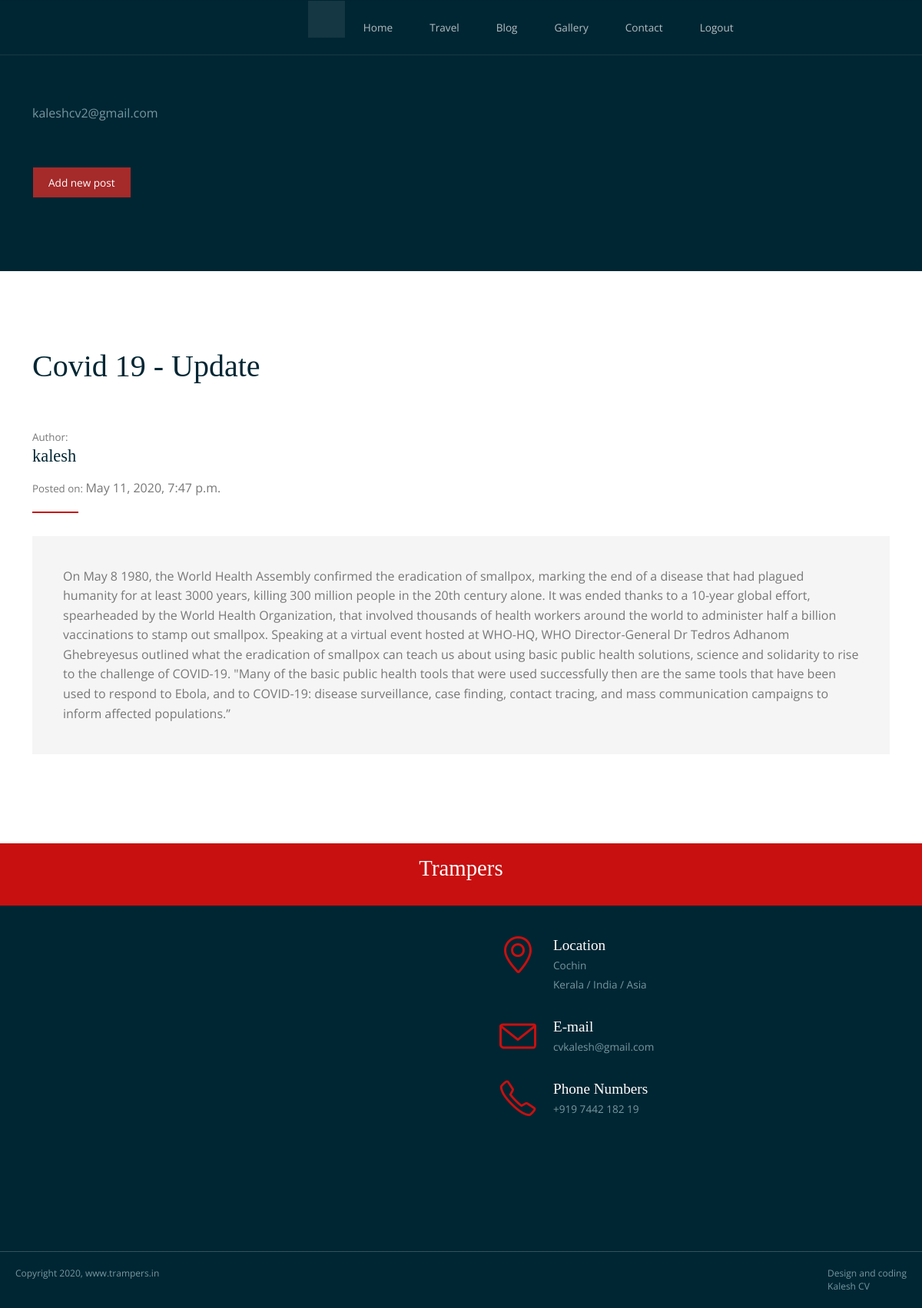
The app's page /profile (signed in) with its own data.
### user/models.py (models this page shows)
class Postnew(models.Model):
    post_title=models.CharField(max_length=100)
    post_content=models.TextField()
    post_image=models.ImageField(null=True,upload_to='static/post_images')
    post_date=models.DateTimeField(default=datetime.datetime.now())
    post_owner=models.CharField(max_length=100)

### user/views.py (the view)
# urls.py: path('profile',profile, name='profile'),
def profile(req):
    template = loader.get_template('profile.html')
    all_post = Postnew.objects.all().order_by('post_date').reverse()
    data = {'posts': all_post}
    res = template.render(data, req)
    return HttpResponse(res)

### templates/profile.html (shortened to what this page needs)
{% extends 'base.html' %}
{% block main %}
{% load static %}
    <main role="main">
      <article>
        <header class="section background-dark">
          <div class="line">
            <p class="margin-bottom-0 text-size-16">{{user.email}}<br></p>
            <div class="s-12 m-12 l-2" style="margin-top:30px;" >
                <div ><a class="button button-black-stroke" href="post" style="margin-top: 30px;margin-left: 1px;background:brown;">Add new post</a></div>
            </div>
          </div>
        </header>
        <div class="section background-white">
          {% for post in posts %}
          <div class="line">
            <h2 class="text-size-40 margin-bottom-30">{{post.post_title}}</h2><br>
                <small class="text-muted">Author: </small><h2>{{post.post_owner}}</h2>
                <small class="text-muted">Posted on: </small>{{post.post_date}}
            <hr class="break-small background-primary margin-bottom-30">
            <blockquote class="margin-top-bottom-20">
              {{post.post_content}}
            </blockquote>
          </div>
          {% endfor %}
        </div>
      </article>
    </main>
{% endblock %}

### static/css/components.css (style rules this page uses)
.button,a.button,a.button:link,a.button:active,a.button:visited { background: #777 none repeat scroll 0 0; border: 0; color: #fff; cursor: pointer; display: inline-block; font-size: 0.85rem; padding: 0.825rem 1rem; text-align: center; transition: all 0.20s linear 0s; -o-transition: all 0.20s linear 0s; -ms-transition: all 0.20s linear 0s; -moz-transition: all 0.20s linear 0s; -webkit-transition: all 0.20s linear 0s; }

### static/css/responsee.css (style rules this page uses)
* { -webkit-box-sizing:border-box; -moz-box-sizing:border-box; box-sizing:border-box; margin:0; }
body { background:none repeat scroll 0 0 #eeeeee; font-size:16px; font-family:"Open Sans",Arial,sans-serif; color:#444; }
h1,h2,h3,h4,h5,h6 { color:#152732; font-weight: normal; line-height: 1.3; margin:0.5rem 0; }
h2 { font-size:2.2rem; }
a, a:link, a:visited, a:hover, a:active { text-decoration:none; color:#9BB800; transition:color 0.20s linear 0s; -o-transition:color 0.20s linear 0s; -ms-transition:color 0.20s linear 0s; -moz-transition:color 0.20s linear 0s; -webkit-transition:color 0.20s linear 0s; }
p,li,dl,blockquote,table,kbd { font-size: 0.85rem; line-height: 1.6; }
.size-960 .line,.size-1140 .line,.size-1280 .line,.size-1520 .line { margin:0 auto; padding:0 0.625rem; }
hr { border: 0; border-top: 1px solid #e5e5e5; clear:both; height:0; margin:2.5rem auto; }
blockquote { border:2px solid #f0f0f0; padding:1.25rem; }
.size-1140 .line { max-width:71rem; }
.line:after, nav:after, .center:after, .box:after, .margin:after, .margin2x:after { clear:both; content:"."; display:block; height:0; line-height:0; overflow: hidden; visibility:hidden; }
.line { clear:left; }
.s-1,.s-2,.s-five,.s-3,.s-4,.s-5,.s-6,.s-7,.s-8,.s-9,.s-10,.s-11,.s-12,.m-1,.m-2,.m-five,.m-3,.m-4,.m-5,.m-6,.m-7,.m-8,.m-9,.m-10,.m-11,.m-12,.l-1,.l-2,.l-five,.l-3,.l-4,.l-5,.l-6,.l-7,.l-8,.l-9,.l-10,.l-11,.l-12,.xl-1,.xl-2,.xl-five,.xl-3,.xl-4,.xl-5,.xl-6,.xl-7,.xl-8,.xl-9,.xl-10,.xl-11,.xl-12,.xxl-1,.xxl-2,.xxl-five,.xxl-3,.xxl-4,.xxl-5,.xxl-6,.xxl-7,.xxl-8,.xxl-9,.xxl-10,.xxl-11,.xxl-12 { float:left; position:static; }
.s-12 { width:100%; }
.m-12 { width:100%; }
.l-2 { width:16.6666%; }
@media screen and (max-width:1366px) { .size-960,.size-1140,.size-1280,.size-1520 { max-width:1366px; } }
@media screen and (max-width:1366px) { .s-12 { width:100% } }
@media screen and (max-width:1366px) { .m-12 { width:100% } }
@media screen and (max-width:1366px) { .l-2 { width:16.6666%; } }

### records on screen
Postnew: post_title "Covid 19 - Update", post_owner "kalesh", post_date "May 11, 2020, 7:47 p.m.", post_content "On May 8 1980, the World Health Assembly confirmed the eradication of smallpox, marking the end of a disease that had plagued humanity for at least 3000 years, killing 300 million people in the 20th century alone. It was ended thanks to a 10-year global effort, spearheaded by the World Health Organization, that involved thousands of health workers around the world to administer half a billion vaccinations to stamp out smallpox. Speaking at a virtual event hosted at WHO-HQ, WHO Director-General Dr Tedros Adhanom Ghebreyesus outlined what the eradication of smallpox can teach us about using basic public health solutions, science and solidarity to rise to the challenge of COVID-19. \"Many of…"

### other values on screen
{{ user.email }} "kaleshcv2@gmail.com"
